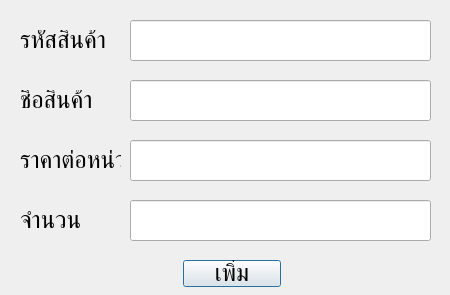
<?xml version="1.0" encoding="UTF-8"?>
<ui version="4.0">
 <class>AddItem</class>
 <widget class="QDialog" name="AddItem">
  <property name="geometry">
   <rect>
    <x>0</x>
    <y>0</y>
    <width>450</width>
    <height>295</height>
   </rect>
  </property>
  <property name="font">
   <font>
    <family>TH SarabunPSK</family>
    <pointsize>18</pointsize>
   </font>
  </property>
  <property name="windowTitle">
   <string>เพิ่มรายการสินค้า</string>
  </property>
  <widget class="QLabel" name="label">
   <property name="geometry">
    <rect>
     <x>20</x>
     <y>30</y>
     <width>101</width>
     <height>21</height>
    </rect>
   </property>
   <property name="font">
    <font>
     <family>TH SarabunPSK</family>
     <pointsize>18</pointsize>
    </font>
   </property>
   <property name="text">
    <string>รหัสสินค้า</string>
   </property>
  </widget>
  <widget class="QLabel" name="label_2">
   <property name="geometry">
    <rect>
     <x>20</x>
     <y>90</y>
     <width>101</width>
     <height>21</height>
    </rect>
   </property>
   <property name="font">
    <font>
     <family>TH SarabunPSK</family>
     <pointsize>18</pointsize>
    </font>
   </property>
   <property name="text">
    <string>ชื่อสินค้า</string>
   </property>
  </widget>
  <widget class="QLabel" name="label_3">
   <property name="geometry">
    <rect>
     <x>20</x>
     <y>150</y>
     <width>101</width>
     <height>21</height>
    </rect>
   </property>
   <property name="font">
    <font>
     <family>TH SarabunPSK</family>
     <pointsize>18</pointsize>
    </font>
   </property>
   <property name="text">
    <string>ราคาต่อหน่วย</string>
   </property>
  </widget>
  <widget class="QLabel" name="label_4">
   <property name="geometry">
    <rect>
     <x>20</x>
     <y>210</y>
     <width>91</width>
     <height>21</height>
    </rect>
   </property>
   <property name="font">
    <font>
     <family>TH SarabunPSK</family>
     <pointsize>18</pointsize>
    </font>
   </property>
   <property name="text">
    <string>จำนวน</string>
   </property>
  </widget>
  <widget class="QPushButton" name="add_button">
   <property name="geometry">
    <rect>
     <x>183</x>
     <y>260</y>
     <width>98</width>
     <height>27</height>
    </rect>
   </property>
   <property name="font">
    <font>
     <family>TH SarabunPSK</family>
     <pointsize>18</pointsize>
    </font>
   </property>
   <property name="text">
    <string>เพิ่ม</string>
   </property>
  </widget>
  <widget class="QLineEdit" name="line_price">
   <property name="geometry">
    <rect>
     <x>130</x>
     <y>140</y>
     <width>301</width>
     <height>41</height>
    </rect>
   </property>
   <property name="font">
    <font>
     <family>TH SarabunPSK</family>
     <pointsize>18</pointsize>
    </font>
   </property>
   <property name="readOnly">
    <bool>true</bool>
   </property>
  </widget>
  <widget class="QLineEdit" name="line_units">
   <property name="geometry">
    <rect>
     <x>130</x>
     <y>200</y>
     <width>301</width>
     <height>41</height>
    </rect>
   </property>
   <property name="font">
    <font>
     <family>TH SarabunPSK</family>
     <pointsize>18</pointsize>
    </font>
   </property>
  </widget>
  <widget class="QLineEdit" name="line_name">
   <property name="geometry">
    <rect>
     <x>130</x>
     <y>80</y>
     <width>301</width>
     <height>41</height>
    </rect>
   </property>
   <property name="font">
    <font>
     <family>TH SarabunPSK</family>
     <pointsize>18</pointsize>
    </font>
   </property>
   <property name="readOnly">
    <bool>true</bool>
   </property>
  </widget>
  <widget class="QLineEdit" name="line_barcode">
   <property name="geometry">
    <rect>
     <x>130</x>
     <y>20</y>
     <width>301</width>
     <height>41</height>
    </rect>
   </property>
   <property name="font">
    <font>
     <family>TH SarabunPSK</family>
     <pointsize>18</pointsize>
    </font>
   </property>
  </widget>
 </widget>
 <resources/>
 <connections/>
</ui>
